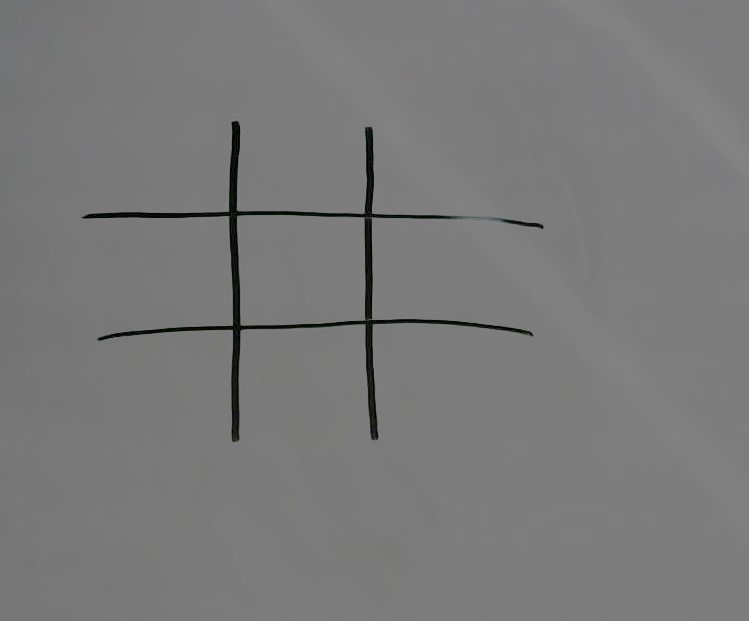
#> input picture images/board1-crop.jpg, 749 x 621 px
$ python -i grid.py   (imports and definitions only)
#> lines starting #> are read from the running program, lines starting #| are printed output that depends on the picture; after the words box and inside, x2 and y2 are one past the last pixel; in counts of white or black regions, pixels touching at a corner belong together
#> further down, picture is the input picture: shape (621, 749, 3); mean B, G, R 121.6, 121.7, 121.6
import cv2
import numpy as np

# cap = cv2.VideoCapture('./images/testVid3.mp4')
# cap = cv2.VideoCapture(0)

# [27 lines left out: functions canny_edge_detection, get_approx_poly, not called in this run]


def detect_board(frame):
  img = frame
  # convert to grayscale
  gray = cv2.cvtColor(img, cv2.COLOR_BGR2GRAY)

  # threshold
  thresh = cv2.threshold(gray, 20, 255, cv2.THRESH_BINARY)[1]
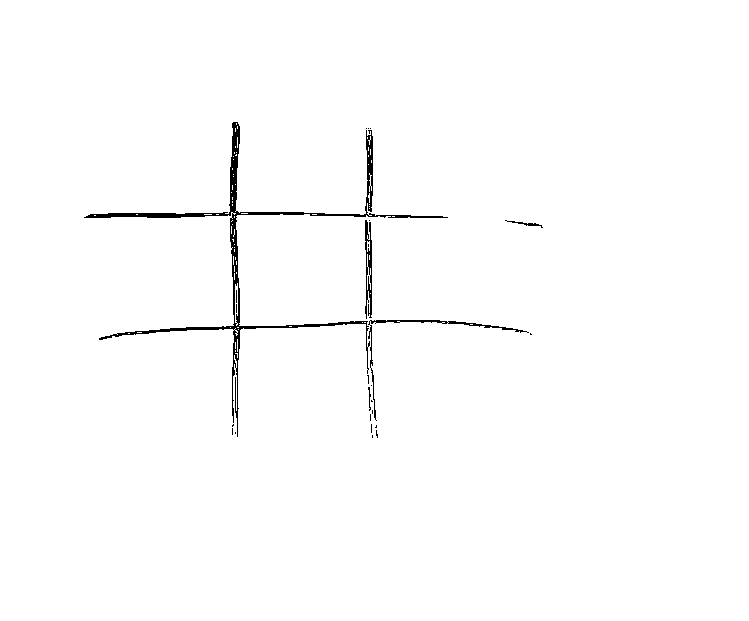
#> thresh: shape (621, 749); 98.9% white; 25 black regions (20 under 20 px), largest, box (x1, y1, x2, y2) and area: (84, 122, 448, 437) 3764, (368, 320, 529, 421) 500, (365, 220, 372, 319) 430, (505, 220, 543, 228) 70, (368, 387, 371, 411) 32

    # apply morphology
  kernel = np.ones((7, 7), np.uint8)
  morph = cv2.morphologyEx(thresh, cv2.MORPH_CLOSE, kernel)
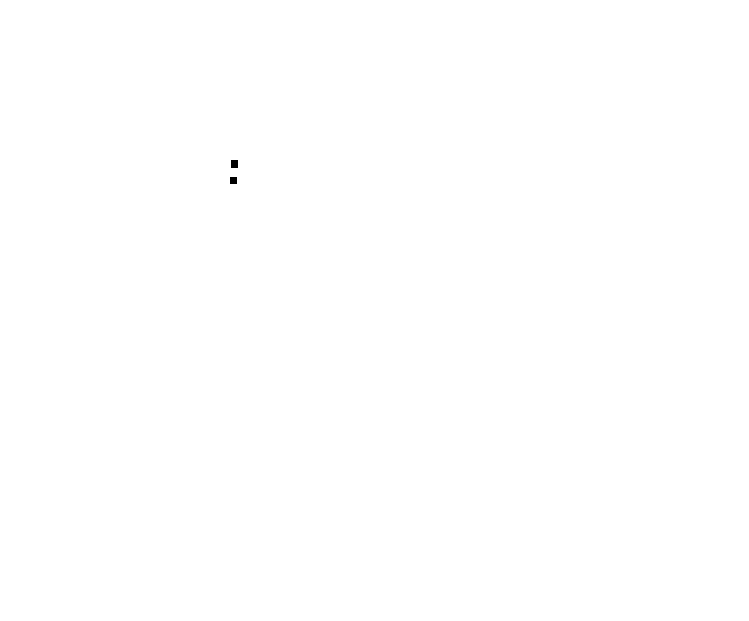
#> morph: shape (621, 749); 100% white; 2 black regions, box (x1, y1, x2, y2) and area: (231, 160, 238, 168) 56, (230, 177, 237, 184) 49
  kernel = np.ones((9, 9), np.uint8)
  morph = cv2.morphologyEx(morph, cv2.MORPH_ERODE, kernel)
#> morph: shape (621, 749); 99.9% white; 2 black regions

  # get largest contour
  contours = cv2.findContours(morph, cv2.RETR_EXTERNAL, cv2.CHAIN_APPROX_NONE)
#> contours = 1 contour; box (x1, y1, x2, y2) and area: (0, 0, 749, 621) 463760
  contours = contours[0] if len(contours) == 2 else contours[1]
  area_thresh = 0
  for c in contours:
    area = cv2.contourArea(c)
    if area > area_thresh:
      area_thresh = area
      big_contour = c
#> this loop made 1 pass
#> (area, area_thresh) on pass 1: (463760, 463760)
#> after the loop, area_thresh = 463760; big_contour = contour of 2736 points, box (x1, y1, x2, y2) (0, 0, 749, 621), area 463760

  # get bounding box
  x, y, w, h = cv2.boundingRect(big_contour)
#> x = 0; y = 0; w = 749; h = 621

  # draw filled contour on black background
  mask = np.zeros_like(gray)
  mask = cv2.merge([mask, mask, mask])
  cv2.drawContours(mask, [big_contour], -1, (255, 255, 255), cv2.FILLED)
#> mask: shape (621, 749, 3); every value is 255

  # apply mask to input
  result1 = img.copy()
  result1 = cv2.bitwise_and(result1, mask)

  # crop result
  result2 = result1[y:y + h, x:x + w]

  return result2


# [13 lines left out: function findCenterRectangle, not called in this run]


'''
Determine which tic-tac-toe space an (x, y) coordinate is located in.
x:    x coordinate
y:    y coordinate
grid: array [board, center] where each element is [x, y, w, h] for the respective rectangle
Returns a tuple (r, c) where r is the index of the row and c is the index of the column in the tic-tac-toe grid.
'''
# [119 lines left out: functions findGridCoordinate, readBoard, not called in this run]


# [45 lines of commented-out code are left out]

>>> import cv2
>>> picture = cv2.imread('images/board1-crop.jpg')
>>> result = detect_board(picture)
